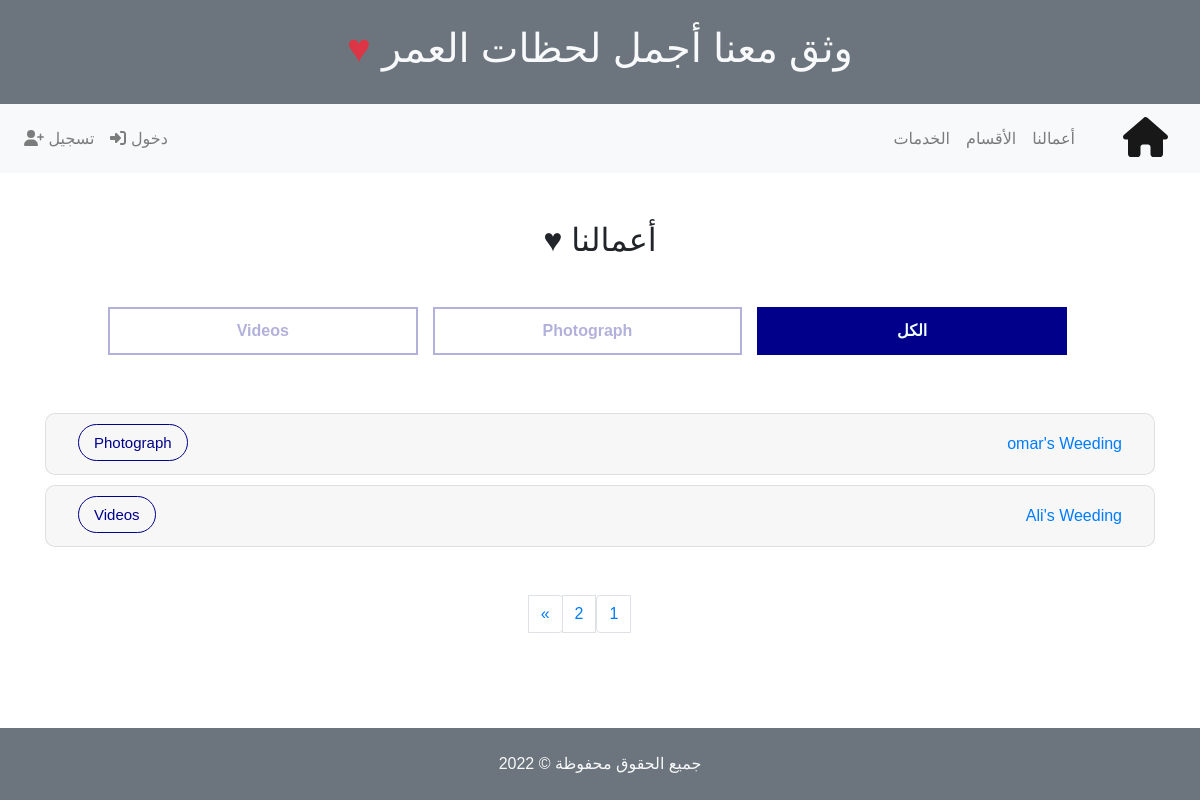
/portfolio/, run on an earlier commit of the app's database.
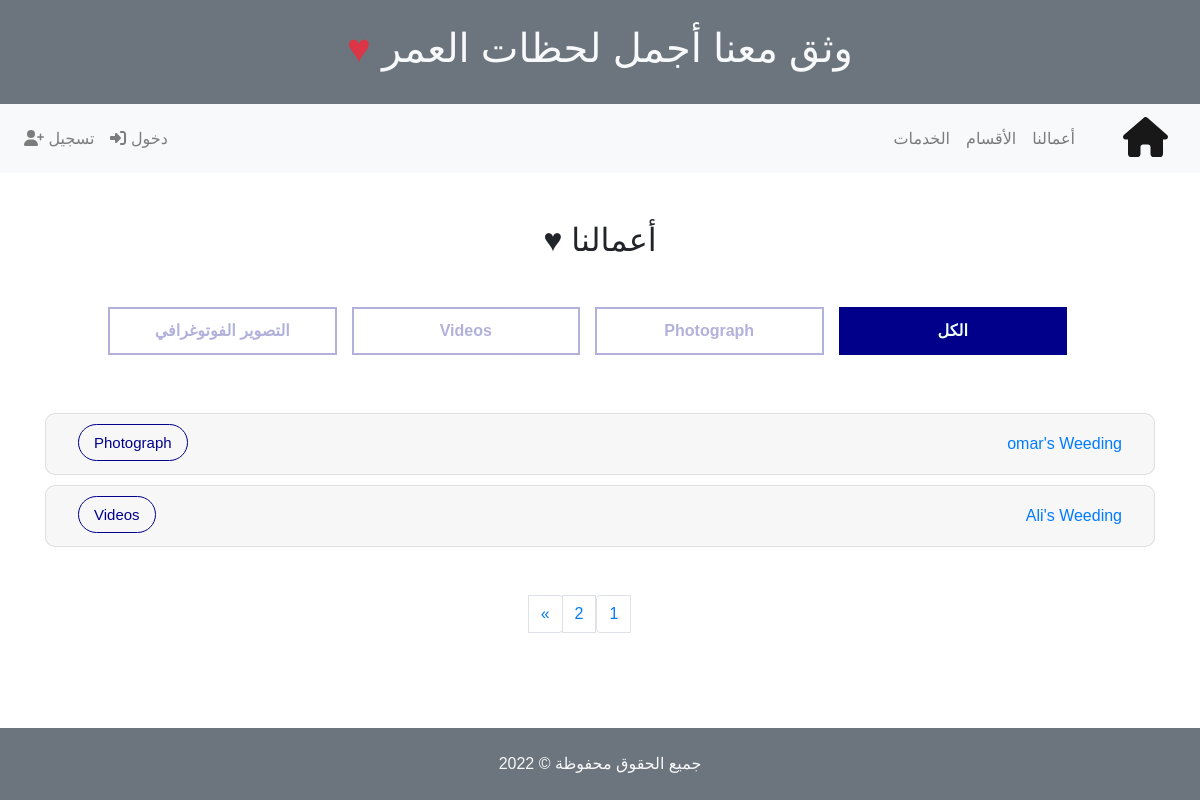
And on a later commit of the database.
### service/models.py (models this page shows, shortened)
class Category(models.Model):
    category_name = models.CharField(verbose_name=_("القسم"), max_length=50)
    category_description = models.TextField(verbose_name=_("الوصف"))
    category_image = models.ImageField(verbose_name=_("الصورة"), upload_to="category/", blank=True, null=True)
    category_slug = models.SlugField(verbose_name=_("الرابط"), blank=True, null=True)
    class Meta:
        verbose_name = _("قسم")
        verbose_name_plural = _("الأقسام")
    def __str__(self):
        return self.category_name

### portfolio/models.py (models this page shows, shortened)
class Portfolio(models.Model):
    portfolio_title = models.CharField(verbose_name=_("العنوان"), max_length=200)
    portfolio_description = models.TextField(verbose_name=_("الوصف"))
    portfolio_date = models.DateField(auto_now=False, auto_now_add=False, verbose_name=_("التاريخ"), blank=True)
    portfolio_images = models.CharField(verbose_name=_("رابط الصور"), max_length=200, blank=True, null=True)
    portfolio_video = models.CharField(verbose_name=_("رابط المونتاج"), max_length=200, blank=True, null=True)
    portfolio_category = models.ForeignKey(Category, related_name='portfolio_category', on_delete=models.CASCADE, verbose_name=_("القسم"))
    class Meta:
        verbose_name = _("عمل")
        verbose_name_plural = _("أعمالي")

### portfolio/views.py (the view)
# urls.py: path('', views.portfolio)
def portfolio(request):
    portfolio = Portfolio.objects.all().order_by('-portfolio_date')
    paginator = Paginator(portfolio, 2) # Show 5 work per page.
    page_number = request.GET.get('page')
    page_number = int(page_number) if page_number else page_number
    page_obj = paginator.get_page(page_number)
    return render(request, 'portfolio/index.html', {
        'portfolio'     :   page_obj,
        'page_number'   :   page_number})

### home/context_processors.py (called while the page is built)
def base_processors(request):
    categories = Category.objects.all()
    if request.user.is_authenticated:
        user_profile = Profile.objects.get(user = request.user).user_slug
    else:
        user_profile = {}
    return {
        'profile_slug':user_profile,
        'categories':categories,
    }

### portfolio/templates/portfolio/index.html (shortened to what this page needs)
{% extends "base.html" %}
{% block content %}
<div class=container>
  <section class="portfolio mt-5 text-center">
    <header id="portfolio">
      <h2>أعمالنا &hearts; </h2>
      <ul class="list-unstyled row text-center m-5 categories">
        <li data-class="all" class="col-md active">الكل</li>
        {% for category in categories %}
        <li data-class=".category_{{category.id}}" class="col-md">
          {{category.category_name}}
        </li>
        {% endfor %}
      </ul>
    </header>
    <section class="event accordion" id="my_portfolio">
      {% for work in portfolio %}
      <article class="card category_{{work.portfolio_category.id}} event-card">
        <header class="card-header" id="heading{{work.id}}">
          <h2 class="mb-0">
            <span data-class=".category_{{work.portfolio_category.id}}" class="category-tag badge badge-pill">
              {{work.portfolio_category}}
            </span>
            <button class="btn btn-link btn-block text-right" type="button" data-toggle="collapse"
              data-target="#collapse{{work.id}}" aria-expanded="true" aria-controls="collapse{{work.id}}">
              {{work.portfolio_title}}
            </button>
          </h2>
        </header>
      </article>
      {% endfor %}
      {% if portfolio.has_other_pages %}
      <nav class="mt-5">
        <ul class="pagination justify-content-center ">
          {% for portfolio_id in portfolio.paginator.page_range %}
          {% if portfolio_id == page_number %}
          <li class="page-item active">
            <a class="page-link" href="?page={{portfolio_id}}">{{portfolio_id}}</a>
          </li>
          {% else %}
          <li class="page-item">
            <a class="page-link" href="?page={{portfolio_id}}">{{portfolio_id}}</a>
          </li>
          {% endif %}
          {% endfor %}
          {% if portfolio.has_next %}
          <li class="page-item">
            <a class="page-link" href="?page={{portfolio.next_page_number}}" aria-label="Next">
              <span aria-hidden="true">&raquo;</span>
            </a>
          </li>
          {% endif %}
        </ul>
      </nav>
      {% endif %}
    </section>
  </section>
</div>
{% endblock content %}

What changed in the data, as far as the page shows it:
added Category: category_name "التصوير الفوتوغرافي"
